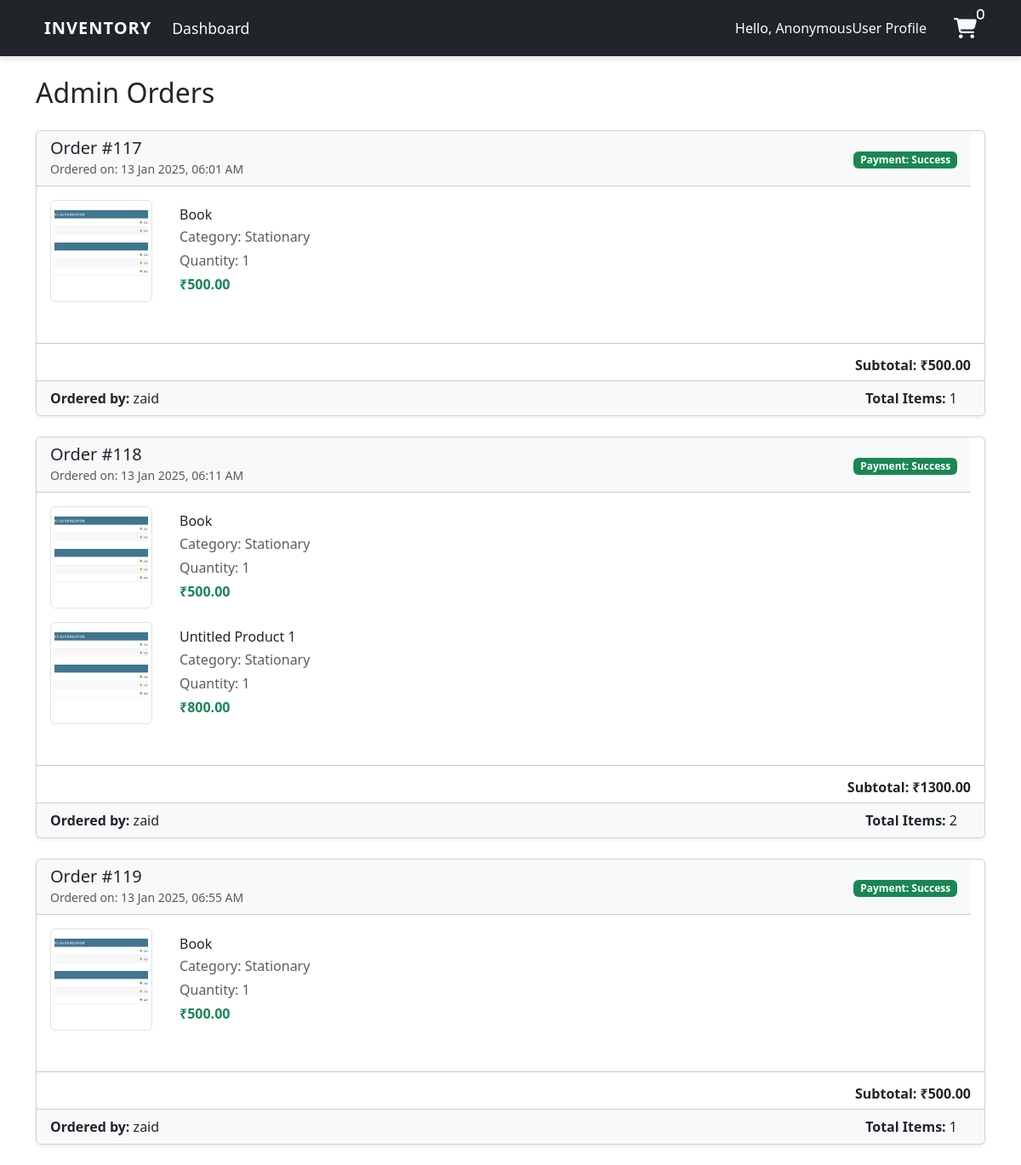
The page /order/ on the database its author committed.
### user/models.py (models this page shows, shortened)
class Order(models.Model):
    product = models.ForeignKey(Product, on_delete=models.CASCADE , null=True )
    shipping_address = models.ForeignKey('ShippingAddress', on_delete=models.SET_NULL, null=True, blank=True , related_name='shipping_addresses')
    staff = models.ForeignKey(User, on_delete=models.CASCADE, null=True)
    order_quantity = models.PositiveIntegerField(null=True)
    date = models.DateTimeField(auto_now_add=True)
    payment_status = models.CharField(
        max_length=20, choices=[('success', 'Success'), ('failed', 'Failed')],
        default='failed'
    )

class OrderItem(models.Model):
    product = models.ForeignKey(Product, on_delete=models.CASCADE)
    date = models.DateTimeField(auto_now_add=True)
    quantity = models.PositiveIntegerField(default=1)
    order = models.ForeignKey(Order, on_delete=models.CASCADE)

class Product(models.Model):
    name = models.CharField(max_length=100, blank=True , default='Untitled Product')
    category = models.CharField(max_length=20, choices=CATEGORY, blank=True ,default='Stationary')
    quantity = models.PositiveIntegerField()
    price = models.DecimalField(max_digits=10, decimal_places=2, default=0.00)
    description = models.TextField(blank=True, null=True)
    image = models.ImageField(upload_to='product_images/', blank=True, null=True)

### user/views.py (the view)
# urls.py: path('order/' , views.order , name='order'),
def order(request):
    items = Product.objects.filter(quantity__lt=50)
    Lowstock_count =items.count()
    order_count = Order.objects.count()
    orders = Order.objects.filter(payment_status='success')
    workers = User.objects.all()
    worker = workers.count()
    product_count = Product.objects.count()
    orders_with_subtotals = []
    for order in orders:
        subtotal = sum(
            item.product.price * item.quantity for item in order.orderitem_set.all()
        )
        orders_with_subtotals.append({
            'order': order,
            'subtotal': subtotal,
        })
    context = {
        'orders_with_subtotals': orders_with_subtotals,
        'Lowstock_count':Lowstock_count ,
        'order_count' : order_count,
        'orders': orders,
        'worker':worker,
        'product_count':product_count
    }
    return render(request , 'dashboard/order.html' , context)

### templates/dashboard/order.html (shortened to what this page needs)
{% extends 'partials/base.html' %}
{% block content %}
<div class="container my-4">
  <h2 class="mb-4">Admin Orders</h2>
  {% if orders_with_subtotals %}
    {% for order_data in orders_with_subtotals %}
    <div class="card mb-4 shadow-sm">
      <div class="card-header bg-light d-flex justify-content-between align-items-center">
        <div>
          <h5 class="mb-0">Order #{{ order_data.order.id }}</h5>
          <small class="text-muted">Ordered on: {{ order_data.order.date|date:"d M Y, h:i A" }}</small>
        </div>
        <div>
          <span class="badge bg-success text-white">Payment: {{ order_data.order.payment_status|capfirst }}</span>
        </div>
      </div>
      <div class="card-body">
        {% for item in order_data.order.orderitem_set.all %}
        <div class="d-flex mb-3">
          <div class="me-3">
            <img src="{{ item.product.image.url }}" alt="{{ item.product.name }}" class="img-thumbnail" style="width: 120px; height: 120px; object-fit: cover;">
          </div>
          <div class="flex-grow-1">
            <h6 class="mb-1">{{ item.product.name }}</h6>
            <p class="mb-1 text-muted">Category: {{ item.product.category }}</p>
            <p class="mb-1 text-muted">Quantity: {{ item.quantity }}</p>
            <p class="mb-0 fw-bold text-success">₹{{ item.product.price }}</p>
          </div>
        </div>
        {% endfor %}
      </div>
      <hr>
      <div class="d-flex justify-content-end">
        <h6 class="fw-bold">Subtotal: ₹{{ order_data.subtotal }}</h6>
      </div>
      <div class="card-footer bg-light">
        <div class="d-flex justify-content-between align-items-center">
          <div>
            <p class="mb-0"><strong>Ordered by:</strong> {{ order_data.order.staff.username }}</p>
          </div>
          <div>
            <strong>Total Items:</strong> {{ order_data.order.orderitem_set.count }}
          </div>
        </div>
      </div>
    </div>
    {% endfor %}
  {% else %}
    <p class="text-center">No orders found.</p>
  {% endif %}
</div>
{% endblock %}

### templates/partials/base.html (style rules this page uses)
body { background-color: hsl(0, 0%, 98%); }
h1,h2,h3,h4,h5,h6 { color:hsl(0, 0%, 30%); }
.card { display: flex; flex-direction: column; height: 100%; }
.card-body { flex-grow: 1; display: flex; flex-direction: column; }
.d-flex { align-items: center; gap: 1rem; margin-right: 1rem; }

### rows shown on the page
Order: order.id "117", order "13 Jan 2025, 06:01 AM", order.payment_status "Success", subtotal "500.00", order.staff.username "zaid", order.orderitem_set.count "1"
OrderItem: product.image (picture), product.name "Book", product.category "Stationary", quantity "1", product.price "500.00"
Order: order.id "118", order "13 Jan 2025, 06:11 AM", order.payment_status "Success", subtotal "1300.00", order.staff.username "zaid", order.orderitem_set.count "2"
OrderItem: product.image (picture), product.name "Book", product.category "Stationary", quantity "1", product.price "500.00"
OrderItem: product.image (picture), product.name "Untitled Product 1", product.category "Stationary", quantity "1", product.price "800.00"
Order: order.id "119", order "13 Jan 2025, 06:55 AM", order.payment_status "Success", subtotal "500.00", order.staff.username "zaid", order.orderitem_set.count "1"
OrderItem: product.image (picture), product.name "Book", product.category "Stationary", quantity "1", product.price "500.00"

### other values the page prints
{{ request.user }} "AnonymousUser"
{{ cart_items|length }} "0"
